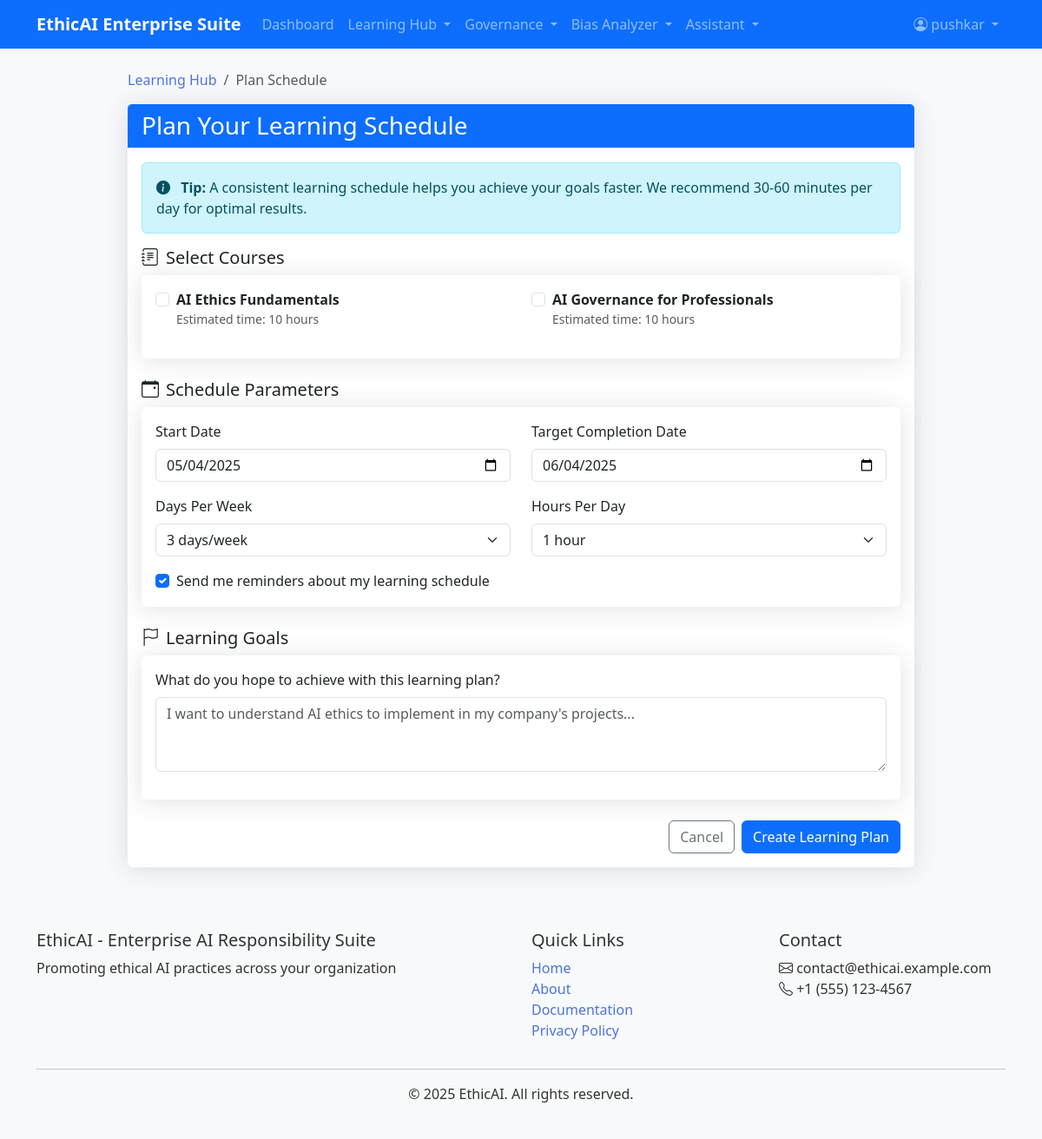
The page /learning/plan_schedule (signed in) on the database its author committed.
### app/models.py (models this page shows, shortened)
class User(UserMixin, db.Model):
    id = db.Column(db.Integer, primary_key=True)
    username = db.Column(db.String(64), index=True, unique=True)
    email = db.Column(db.String(120), index=True, unique=True)
    password_hash = db.Column(db.String(128))
    role = db.Column(db.String(20), default=ROLES['USER'])
    is_active = db.Column(db.Boolean, default=True)
    created_at = db.Column(db.DateTime, default=datetime.utcnow)
    certificates = db.relationship('Certificate', backref='user', lazy='dynamic')
    ai_models = db.relationship('AIModel', backref='owner', lazy='dynamic')
    assessments = db.relationship('Assessment', backref='user', lazy='dynamic')
    assistant_interactions = db.relationship('AssistantInteraction', backref='user', lazy='dynamic')

class Course(db.Model):
    id = db.Column(db.Integer, primary_key=True)
    title = db.Column(db.String(128), index=True)
    description = db.Column(db.Text)
    created_at = db.Column(db.DateTime, default=datetime.utcnow)
    updated_at = db.Column(db.DateTime, default=datetime.utcnow, onupdate=datetime.utcnow)
    lessons = db.relationship('Lesson', backref='course', lazy='dynamic')
    assessments = db.relationship('Assessment', backref='course', lazy='dynamic')

### app/modules/learning_hub/routes.py (the view, shortened to what this page needs)
@bp.route('/plan_schedule', methods=['GET', 'POST'])
@login_required
def plan_schedule():
    try:
        courses = Course.query.all()
        return render_template(
            'learning_hub/plan_schedule.html',
            title='Plan Your Learning Schedule',
            courses=courses
        )
    except Exception as e:
        print(f"Database error: {e}")
        flash("An error occurred while processing your request. Please try again later.", "error")
        return redirect(url_for('main.index'))

### app/models.py (called while the page is built)
@login_manager.user_loader
def load_user(id):
    return User.query.get(int(id))

### app/templates/learning_hub/plan_schedule.html (shortened to what this page needs)
{% extends "base.html" %}
{% block content %}
<div class="container">
    <div class="row mb-4">
        <div class="col-lg-10 mx-auto">
            <nav aria-label="breadcrumb">
                <ol class="breadcrumb">
                    <li class="breadcrumb-item"><a href="{{ url_for('learning_hub.index') }}">Learning Hub</a></li>
                    <li class="breadcrumb-item active">Plan Schedule</li>
                </ol>
            </nav>
            <div class="card">
                <div class="card-header bg-primary text-white">
                    <h1 class="h3 mb-0">Plan Your Learning Schedule</h1>
                </div>
                <div class="card-body">
                    <div class="alert alert-info">
                        <i class="bi bi-info-circle-fill me-2"></i>
                        <strong>Tip:</strong> A consistent learning schedule helps you achieve your goals faster. We recommend 30-60 minutes per day for optimal results.
                    </div>
                    <form method="post" action="{{ url_for('learning_hub.plan_schedule') }}">
                        <div class="row mb-4">
                            <div class="col-lg-12">
                                <h5 class="card-title"><i class="bi bi-journal-text me-2"></i>Select Courses</h5>
                                <div class="card">
                                    <div class="card-body">
                                        <div class="row">
                                            {% for course in courses %}
                                            <div class="col-md-6 mb-3">
                                                <div class="form-check">
                                                    <input class="form-check-input" type="checkbox" name="selected_courses" value="{{ course.id }}" id="course_{{ course.id }}">
                                                    <label class="form-check-label" for="course_{{ course.id }}">
                                                        <strong>{{ course.title }}</strong>
                                                        <div class="small text-muted">Estimated time: 10 hours</div>
                                                    </label>
                                                </div>
                                            </div>
                                            {% endfor %}
                                        </div>
                                    </div>
                                </div>
                            </div>
                        </div>
                        <div class="row mb-4">
                            <div class="col-lg-12">
                                <h5 class="card-title"><i class="bi bi-calendar-event me-2"></i>Schedule Parameters</h5>
                                <div class="card">
                                    <div class="card-body">
                                        <div class="row">
                                            <div class="col-md-6 mb-3">
                                                <label for="start_date" class="form-label">Start Date</label>
                                                <input type="date" class="form-control" id="start_date" name="start_date" required>
                                            </div>
                                            <div class="col-md-6 mb-3">
                                                <label for="end_date" class="form-label">Target Completion Date</label>
                                                <input type="date" class="form-control" id="end_date" name="end_date" required>
                                            </div>
                                        </div>
                                        <div class="row">
                                            <div class="col-md-6 mb-3">
                                                <label for="days_per_week" class="form-label">Days Per Week</label>
                                                <select class="form-select" id="days_per_week" name="days_per_week" required>
                                                    <option value="3" selected>3 days/week</option>
                                                </select>
                                            </div>
                                            <div class="col-md-6 mb-3">
                                                <label for="hours_per_day" class="form-label">Hours Per Day</label>
                                                <select class="form-select" id="hours_per_day" name="hours_per_day" required>
                                                    <option value="1" selected>1 hour</option>
                                                </select>
                                            </div>
                                        </div>
                                        <div class="row">
                                            <div class="col-md-12">
                                                <div class="form-check">
                                                    <input class="form-check-input" type="checkbox" id="reminders" name="reminders" checked>
                                                    <label class="form-check-label" for="reminders">
                                                        Send me reminders about my learning schedule
                                                    </label>
                                                </div>
                                            </div>
                                        </div>
                                    </div>
                                </div>
                            </div>
                        </div>
                        <div class="row mb-4">
                            <div class="col-lg-12">
                                <h5 class="card-title"><i class="bi bi-flag me-2"></i>Learning Goals</h5>
                                <div class="card">
                                    <div class="card-body">
                                        <div class="mb-3">
                                            <label for="goals" class="form-label">What do you hope to achieve with this learning plan?</label>
                                            <textarea class="form-control" id="goals" name="goals" rows="3" placeholder="I want to understand AI ethics to implement in my company's projects..."></textarea>
                                        </div>
                                    </div>
                                </div>
                            </div>
                        </div>
                        <div class="d-grid gap-2 d-md-flex justify-content-md-end">
                            <a href="{{ url_for('learning_hub.index') }}" class="btn btn-outline-secondary">Cancel</a>
                            <button type="submit" class="btn btn-primary">Create Learning Plan</button>
                        </div>
                    </form>
                </div>
            </div>
        </div>
    </div>
</div>
{% endblock %}

### app/templates/base.html (shortened to what this page needs)
<!DOCTYPE html>
<html lang="en">
<head>
    <link rel="stylesheet" href="https://cdn.jsdelivr.net/npm/bootstrap@5.3.0/dist/css/bootstrap.min.css">
    <link rel="stylesheet" href="{{ url_for('static', filename='css/styles.css') }}">
    <link rel="stylesheet" href="{{ url_for('static', filename='css/loading.css') }}">
    <link rel="stylesheet" href="{{ url_for('static', filename='css/gene-loader.css') }}">
    <link rel="stylesheet" href="https://cdn.jsdelivr.net/npm/bootstrap-icons@1.10.0/font/bootstrap-icons.css">
</head>
<body>
    <header>
        <nav class="navbar navbar-expand-lg navbar-dark bg-primary">
            <div class="container">
                <a class="navbar-brand" href="{{ url_for('main.index') }}">
                    <strong>EthicAI</strong> <span class="text-light">Enterprise Suite</span>
                </a>
                <div class="collapse navbar-collapse" id="navbarNav">
                    <ul class="navbar-nav me-auto">
                        {% if current_user.is_authenticated %}
                        <li class="nav-item">
                            <a class="nav-link" href="{{ url_for('main.dashboard') }}">Dashboard</a>
                        </li>
                        <li class="nav-item dropdown">
                            <a class="nav-link dropdown-toggle" href="#" id="learningDropdown" role="button" data-bs-toggle="dropdown">
                                Learning Hub
                            </a>
                        </li>
                        <li class="nav-item dropdown">
                            <a class="nav-link dropdown-toggle" href="#" id="governanceDropdown" role="button" data-bs-toggle="dropdown">
                                Governance
                            </a>
                        </li>
                        <li class="nav-item dropdown">
                            <a class="nav-link dropdown-toggle" href="#" id="biasDropdown" role="button" data-bs-toggle="dropdown">
                                Bias Analyzer
                            </a>
                        </li>
                        <li class="nav-item dropdown">
                            <a class="nav-link dropdown-toggle" href="#" id="assistantDropdown" role="button" data-bs-toggle="dropdown">
                                Assistant
                            </a>
                        </li>
                        {% endif %}
                    </ul>
                    <ul class="navbar-nav ms-auto">
                        {% if current_user.is_authenticated %}
                        <li class="nav-item dropdown">
                            <a class="nav-link dropdown-toggle" href="#" id="userDropdown" role="button" data-bs-toggle="dropdown">
                                <i class="bi bi-person-circle"></i> {{ current_user.username }}
                            </a>
                        </li>
                        {% endif %}
                    </ul>
                </div>
            </div>
        </nav>
    </header>
    <main class="container mt-4">
        {% block content %}{% endblock %}
    </main>
    <footer class="bg-light py-4 mt-5">
        <div class="container">
            <div class="row">
                <div class="col-md-6">
                    <h5>EthicAI - Enterprise AI Responsibility Suite</h5>
                    <p>Promoting ethical AI practices across your organization</p>
                </div>
                <div class="col-md-3">
                    <h5>Quick Links</h5>
                    <ul class="list-unstyled">
                        <li><a href="{{ url_for('main.index') }}">Home</a></li>
                        <li><a href="#">About</a></li>
                        <li><a href="#">Documentation</a></li>
                        <li><a href="#">Privacy Policy</a></li>
                    </ul>
                </div>
                <div class="col-md-3">
                    <h5>Contact</h5>
                    <ul class="list-unstyled">
                        <li><i class="bi bi-envelope"></i> contact@ethicai.example.com</li>
                        <li><i class="bi bi-telephone"></i> +1 (555) 123-4567</li>
                    </ul>
                </div>
            </div>
            <hr>
            <div class="text-center">
                <p>&copy; {{ 2025 }} EthicAI. All rights reserved.</p>
            </div>
        </div>
    </footer>
</body>
</html>

### app/static/css/styles.css (style rules this page uses)
:root { --primary-color: #4e73df; --secondary-color: #2c9faf; --success-color: #1cc88a; --danger-color: #e74a3b; --warning-color: #f6c23e; --info-color: #36b9cc; --dark-color: #5a5c69; --light-color: #f8f9fc; }
body { font-family: 'Nunito', 'Segoe UI', Roboto, Arial, sans-serif; background-color: #f8f9fc; color: #333; }
a { color: var(--primary-color); text-decoration: none; }
.card { border: none; box-shadow: 0 0.15rem 1.75rem 0 rgba(58, 59, 69, 0.15); transition: transform 0.3s, box-shadow 0.3s; }
.card-header { background-color: white; border-bottom: 1px solid #e3e6f0; }
.navbar-brand { font-weight: 800; }
.navbar-dark .navbar-brand { color: white; }

### app/static/css/loading.css (style rules this page uses)
.btn { transition: all 0.2s ease-in-out; }

### rows shown on the page
User: username "pushkar"
Course: title "AI Ethics Fundamentals"
Course: title "AI Governance for Professionals"

### other values the page prints
{{ 2025 }} "2025"
